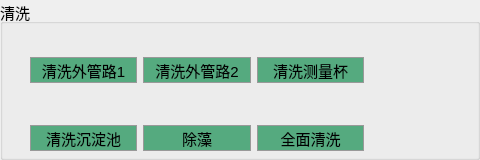
          <widget class="QGroupBox" name="groupBox_30">
           <property name="font">
            <font>
             <pointsize>11</pointsize>
             <weight>50</weight>
             <bold>false</bold>
            </font>
           </property>
           <property name="title">
            <string>清洗</string>
           </property>
           <widget class="QWidget" name="layoutWidget">
            <property name="geometry">
             <rect>
              <x>30</x>
              <y>20</y>
              <width>441</width>
              <height>131</height>
             </rect>
            </property>
            <layout class="QVBoxLayout" name="verticalLayout_24">
             <item>
              <layout class="QHBoxLayout" name="horizontalLayout_54">
               <item>
                <layout class="QVBoxLayout" name="verticalLayout_18">
                 <item>
                  <layout class="QHBoxLayout" name="horizontalLayout_48" stretch="5,3,5">
                   <item>
                    <spacer name="horizontalSpacer_45">
                     <property name="orientation">
                      <enum>Qt::Horizontal</enum>
                     </property>
                     <property name="sizeHint" stdset="0">
                      <size>
                       <width>40</width>
                       <height>20</height>
                      </size>
                     </property>
                    </spacer>
                   </item>
                   <item>
                    <widget class="QLabel" name="label_W4">
                     <property name="styleSheet">
                      <string notr="true">border-image: url(:/images/blackC.png);</string>
                     </property>
                     <property name="text">
                      <string/>
                     </property>
                    </widget>
                   </item>
                   <item>
                    <spacer name="horizontalSpacer_46">
                     <property name="orientation">
                      <enum>Qt::Horizontal</enum>
                     </property>
                     <property name="sizeHint" stdset="0">
                      <size>
                       <width>40</width>
                       <height>20</height>
                      </size>
                     </property>
                    </spacer>
                   </item>
                  </layout>
                 </item>
                 <item>
                  <widget class="QPushButton" name="pushButton_W4">
                   <property name="styleSheet">
                    <string notr="true">QPushButton{background-color:#55aa7f;width:48px;height:24px;border:1px solid #999999;opacity:1;}
QPushButton:hover{width: 48px;height: 24px;background: #E4EEF8;border: 1px solid #87AFFA;opacity: 1;}
QPushButton:pressed{width: 56px;height: 24px;background: #CCE5F8;border: 1px solid #0A64E1;opacity: 1;}
QPushButton:disabled{width: 56px;height: 24px;background: #CCE5F8;border: 1px solid #0A64E1;opacity: 1;}
</string>
                   </property>
                   <property name="text">
                    <string>清洗外管路1</string>
                   </property>
                  </widget>
                 </item>
                </layout>
               </item>
               <item>
                <layout class="QVBoxLayout" name="verticalLayout_19">
                 <item>
                  <layout class="QHBoxLayout" name="horizontalLayout_49" stretch="5,3,5">
                   <item>
                    <spacer name="horizontalSpacer_49">
                     <property name="orientation">
                      <enum>Qt::Horizontal</enum>
                     </property>
                     <property name="sizeHint" stdset="0">
                      <size>
                       <width>40</width>
                       <height>20</height>
                      </size>
                     </property>
                    </spacer>
                   </item>
                   <item>
                    <widget class="QLabel" name="label_W5">
                     <property name="styleSheet">
                      <string notr="true">border-image: url(:/images/blackC.png);</string>
                     </property>
                     <property name="text">
                      <string/>
                     </property>
                    </widget>
                   </item>
                   <item>
                    <spacer name="horizontalSpacer_50">
                     <property name="orientation">
                      <enum>Qt::Horizontal</enum>
                     </property>
                     <property name="sizeHint" stdset="0">
                      <size>
                       <width>40</width>
                       <height>20</height>
                      </size>
                     </property>
                    </spacer>
                   </item>
                  </layout>
                 </item>
                 <item>
                  <widget class="QPushButton" name="pushButton_W5">
                   <property name="styleSheet">
                    <string notr="true">QPushButton{background-color:#55aa7f;width:48px;height:24px;border:1px solid #999999;opacity:1;}
QPushButton:hover{width: 48px;height: 24px;background: #E4EEF8;border: 1px solid #87AFFA;opacity: 1;}
QPushButton:pressed{width: 56px;height: 24px;background: #CCE5F8;border: 1px solid #0A64E1;opacity: 1;}
QPushButton:disabled{width: 56px;height: 24px;background: #CCE5F8;border: 1px solid #0A64E1;opacity: 1;}
</string>
                   </property>
                   <property name="text">
                    <string>清洗外管路2</string>
                   </property>
                  </widget>
                 </item>
                </layout>
               </item>
               <item>
                <layout class="QVBoxLayout" name="verticalLayout_20">
                 <item>
                  <layout class="QHBoxLayout" name="horizontalLayout_50" stretch="5,3,5">
                   <item>
                    <spacer name="horizontalSpacer_69">
                     <property name="orientation">
                      <enum>Qt::Horizontal</enum>
                     </property>
                     <property name="sizeHint" stdset="0">
                      <size>
                       <width>40</width>
                       <height>20</height>
                      </size>
                     </property>
                    </spacer>
                   </item>
                   <item>
                    <widget class="QLabel" name="label_W6">
                     <property name="styleSheet">
                      <string notr="true">border-image: url(:/images/blackC.png);</string>
                     </property>
                     <property name="text">
                      <string/>
                     </property>
                    </widget>
                   </item>
                   <item>
                    <spacer name="horizontalSpacer_68">
                     <property name="orientation">
                      <enum>Qt::Horizontal</enum>
                     </property>
                     <property name="sizeHint" stdset="0">
                      <size>
                       <width>40</width>
                       <height>20</height>
                      </size>
                     </property>
                    </spacer>
                   </item>
                  </layout>
                 </item>
                 <item>
                  <widget class="QPushButton" name="pushButton_W6">
                   <property name="styleSheet">
                    <string notr="true">QPushButton{background-color:#55aa7f;width:48px;height:24px;border:1px solid #999999;opacity:1;}
QPushButton:hover{width: 48px;height: 24px;background: #E4EEF8;border: 1px solid #87AFFA;opacity: 1;}
QPushButton:pressed{width: 56px;height: 24px;background: #CCE5F8;border: 1px solid #0A64E1;opacity: 1;}
QPushButton:disabled{width: 56px;height: 24px;background: #CCE5F8;border: 1px solid #0A64E1;opacity: 1;}
</string>
                   </property>
                   <property name="text">
                    <string>清洗测量杯</string>
                   </property>
                  </widget>
                 </item>
                </layout>
               </item>
               <item>
                <spacer name="horizontalSpacer_48">
                 <property name="orientation">
                  <enum>Qt::Horizontal</enum>
                 </property>
                 <property name="sizeHint" stdset="0">
                  <size>
                   <width>40</width>
                   <height>20</height>
                  </size>
                 </property>
                </spacer>
               </item>
              </layout>
             </item>
             <item>
              <layout class="QHBoxLayout" name="horizontalLayout_55">
               <item>
                <layout class="QVBoxLayout" name="verticalLayout_21">
                 <item>
                  <layout class="QHBoxLayout" name="horizontalLayout_51" stretch="5,3,5">
                   <item>
                    <spacer name="horizontalSpacer_51">
                     <property name="orientation">
                      <enum>Qt::Horizontal</enum>
                     </property>
                     <property name="sizeHint" stdset="0">
                      <size>
                       <width>40</width>
                       <height>20</height>
                      </size>
                     </property>
                    </spacer>
                   </item>
                   <item>
                    <widget class="QLabel" name="label_W7">
                     <property name="styleSheet">
                      <string notr="true">border-image: url(:/images/blackC.png);</string>
                     </property>
                     <property name="text">
                      <string/>
                     </property>
                    </widget>
                   </item>
                   <item>
                    <spacer name="horizontalSpacer_52">
                     <property name="orientation">
                      <enum>Qt::Horizontal</enum>
                     </property>
                     <property name="sizeHint" stdset="0">
                      <size>
                       <width>40</width>
                       <height>20</height>
                      </size>
                     </property>
                    </spacer>
                   </item>
                  </layout>
                 </item>
                 <item>
                  <widget class="QPushButton" name="pushButton_W7">
                   <property name="styleSheet">
                    <string notr="true">QPushButton{background-color:#55aa7f;width:48px;height:24px;border:1px solid #999999;opacity:1;}
QPushButton:hover{width: 48px;height: 24px;background: #E4EEF8;border: 1px solid #87AFFA;opacity: 1;}
QPushButton:pressed{width: 56px;height: 24px;background: #CCE5F8;border: 1px solid #0A64E1;opacity: 1;}
QPushButton:disabled{width: 56px;height: 24px;background: #CCE5F8;border: 1px solid #0A64E1;opacity: 1;}
</string>
                   </property>
                   <property name="text">
                    <string>清洗沉淀池</string>
                   </property>
                  </widget>
                 </item>
                </layout>
               </item>
               <item>
                <layout class="QVBoxLayout" name="verticalLayout_22">
                 <item>
                  <layout class="QHBoxLayout" name="horizontalLayout_52" stretch="5,3,5">
                   <item>
                    <spacer name="horizontalSpacer_53">
                     <property name="orientation">
                      <enum>Qt::Horizontal</enum>
                     </property>
                     <property name="sizeHint" stdset="0">
                      <size>
                       <width>40</width>
                       <height>20</height>
                      </size>
                     </property>
                    </spacer>
                   </item>
                   <item>
                    <widget class="QLabel" name="label_W8">
                     <property name="styleSheet">
                      <string notr="true">border-image: url(:/images/blackC.png);</string>
                     </property>
                     <property name="text">
                      <string/>
                     </property>
                    </widget>
                   </item>
                   <item>
                    <spacer name="horizontalSpacer_54">
                     <property name="orientation">
                      <enum>Qt::Horizontal</enum>
                     </property>
                     <property name="sizeHint" stdset="0">
                      <size>
                       <width>40</width>
                       <height>20</height>
                      </size>
                     </property>
                    </spacer>
                   </item>
                  </layout>
                 </item>
                 <item>
                  <widget class="QPushButton" name="pushButton_W8">
                   <property name="styleSheet">
                    <string notr="true">QPushButton{background-color:#55aa7f;width:48px;height:24px;border:1px solid #999999;opacity:1;}
QPushButton:hover{width: 48px;height: 24px;background: #E4EEF8;border: 1px solid #87AFFA;opacity: 1;}
QPushButton:pressed{width: 56px;height: 24px;background: #CCE5F8;border: 1px solid #0A64E1;opacity: 1;}
QPushButton:disabled{width: 56px;height: 24px;background: #CCE5F8;border: 1px solid #0A64E1;opacity: 1;}
</string>
                   </property>
                   <property name="text">
                    <string>除藻</string>
                   </property>
                  </widget>
                 </item>
                </layout>
               </item>
               <item>
                <layout class="QVBoxLayout" name="verticalLayout_23">
                 <item>
                  <layout class="QHBoxLayout" name="horizontalLayout_53" stretch="5,3,5">
                   <item>
                    <spacer name="horizontalSpacer_55">
                     <property name="orientation">
                      <enum>Qt::Horizontal</enum>
                     </property>
                     <property name="sizeHint" stdset="0">
                      <size>
                       <width>40</width>
                       <height>20</height>
                      </size>
                     </property>
                    </spacer>
                   </item>
                   <item>
                    <widget class="QLabel" name="label_W9">
                     <property name="styleSheet">
                      <string notr="true">border-image: url(:/images/blackC.png);</string>
                     </property>
                     <property name="text">
                      <string/>
                     </property>
                    </widget>
                   </item>
                   <item>
                    <spacer name="horizontalSpacer_56">
                     <property name="orientation">
                      <enum>Qt::Horizontal</enum>
                     </property>
                     <property name="sizeHint" stdset="0">
                      <size>
                       <width>40</width>
                       <height>20</height>
                      </size>
                     </property>
                    </spacer>
                   </item>
                  </layout>
                 </item>
                 <item>
                  <widget class="QPushButton" name="pushButton_W9">
                   <property name="styleSheet">
                    <string notr="true">QPushButton{background-color:#55aa7f;width:48px;height:24px;border:1px solid #999999;opacity:1;}
QPushButton:hover{width: 48px;height: 24px;background: #E4EEF8;border: 1px solid #87AFFA;opacity: 1;}
QPushButton:pressed{width: 56px;height: 24px;background: #CCE5F8;border: 1px solid #0A64E1;opacity: 1;}
QPushButton:disabled{width: 56px;height: 24px;background: #CCE5F8;border: 1px solid #0A64E1;opacity: 1;}
</string>
                   </property>
                   <property name="text">
                    <string>全面清洗</string>
                   </property>
                  </widget>
                 </item>
                </layout>
               </item>
               <item>
                <spacer name="horizontalSpacer_70">
                 <property name="orientation">
                  <enum>Qt::Horizontal</enum>
                 </property>
                 <property name="sizeHint" stdset="0">
                  <size>
                   <width>40</width>
                   <height>20</height>
                  </size>
                 </property>
                </spacer>
               </item>
              </layout>
             </item>
            </layout>
           </widget>
          </widget>
